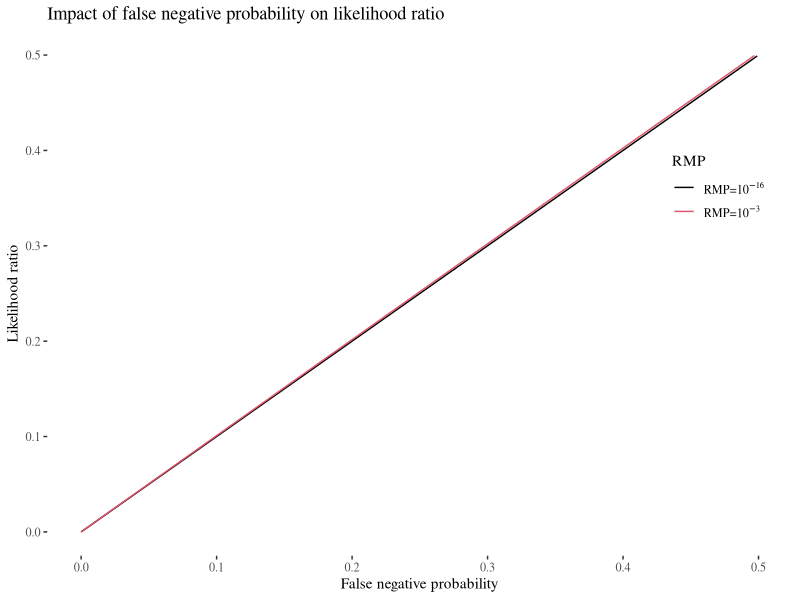
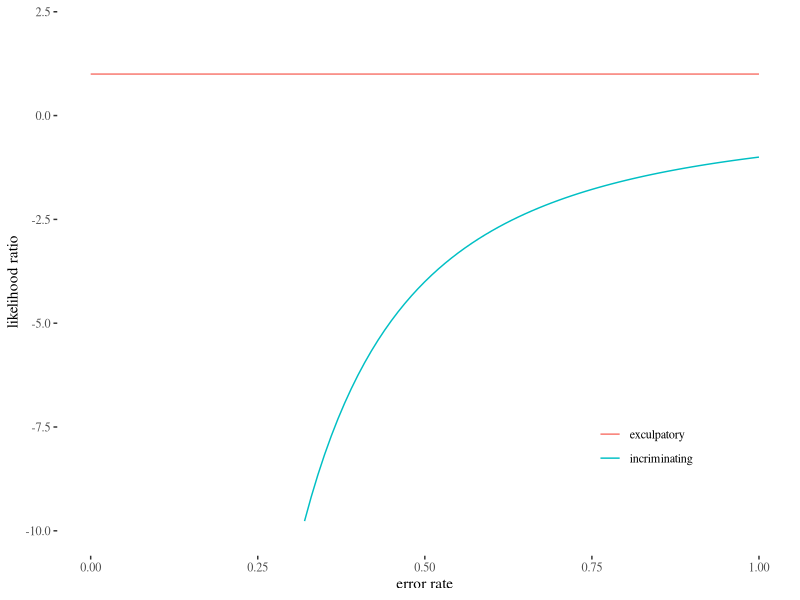

Here is the R script that generated these plots, in order:
## ---- chunk 1
#knitr::opts_knit$set(base.dir = "/home/rafal/L2/L2projects/backtesting",
knitr::opts_knit$set(base.dir = "/home/rafal/UG/UGprojects/rfl-urbaniak.github.io",
base.url = "https://rfl-urbaniak.github.io/")
knitr::opts_chunk$set(fig.path = "images/")
library(ggplot2)
library(ggthemes)
## ---- chunk 2
rmp9 <- 10e-16
rmp3 <- 10e-3
fnp <- seq(0,0.5, by = 0.001)

lr9n <- fnp/(1 + ((fnp -1) * rmp9))
lr3n <- fnp/(1 + ((fnp -1) * rmp3))

fnpTable <- data.frame(fnp,   lr9n,  lr3n)

library(tidyr)
fnpTableLong <- gather(fnpTable,line,value,c(lr9n,lr3n), factor_key=TRUE)


ggplot(fnpTableLong, aes(x=fnp,y=value, color = line))+  geom_line()+theme_tufte()+ylab("Likelihood ratio")+xlab("False negative probability") +scale_color_manual(values = c(1,2),labels =
              c(expression(paste("RMP=",10^{-16})),expression(paste("RMP=",10^{-3}))))+ggtitle("Impact of false negative probability on likelihood ratio")+ theme(legend.position = c(0.9,.7))+ylim(c(0,0.5))+ labs(color = "RMP") 
## ---- chunk 3
x <- seq(0, 1, by = 0.01)
dfn <- rep(1, length(x) )
dfp <- -1/(x^2)

ggplot()+geom_line(aes(x=x,y=dfp, color = "incriminating"))+geom_line(aes(x=x,y=dfn, color = "exculpatory"))+ylim(c(-10,2))+theme_tufte()+
  theme(legend.position = c(0.8, 0.2), legend.title = element_blank())+ylab("likelihood ratio")+xlab("error rate")
